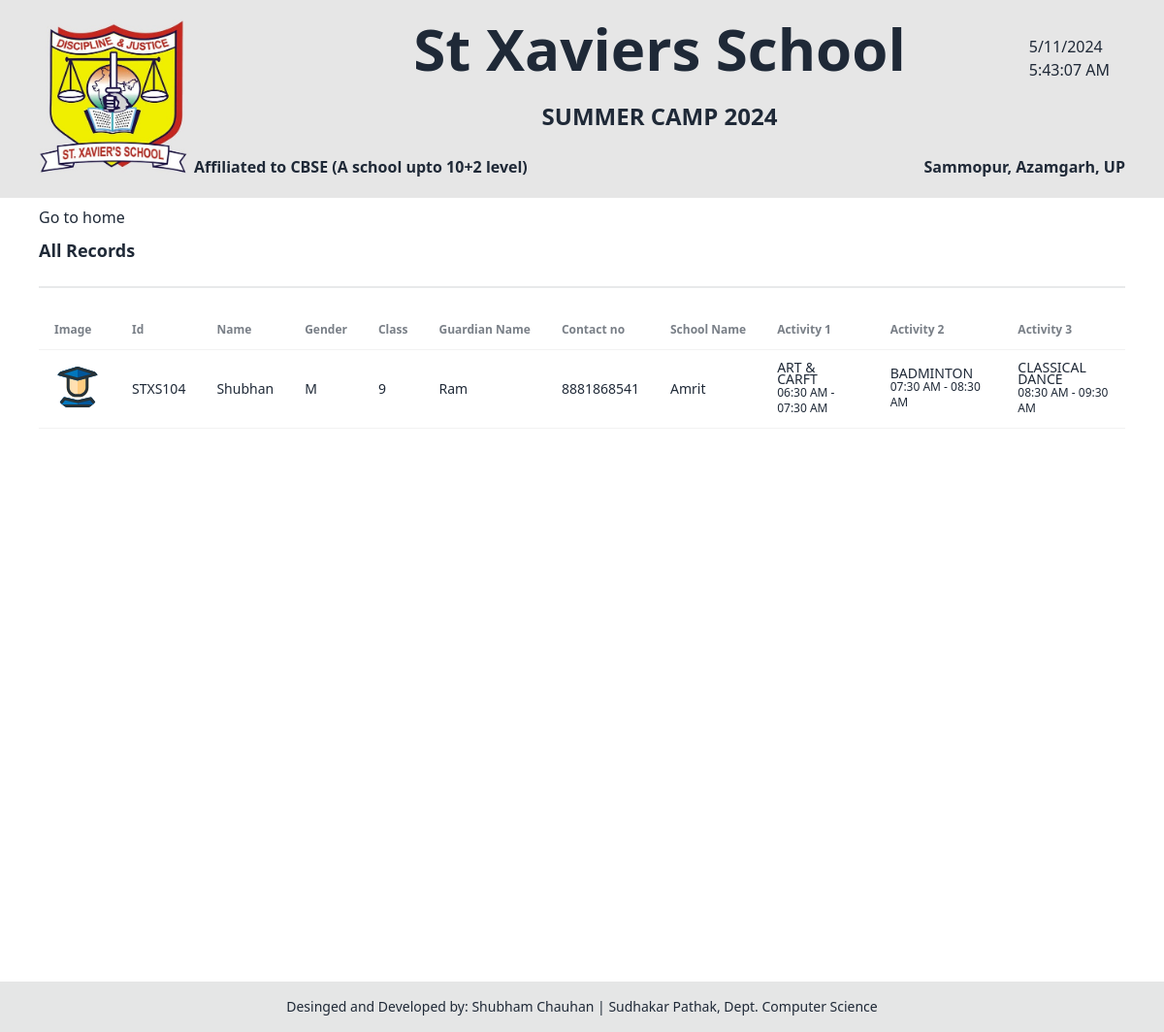
Page /all/ on the committed database.
### App/models.py (models this page shows, shortened)
class Student(models.Model):
    student_id = models.CharField(max_length=100)
    school_name = models.CharField(max_length=200, null=True, blank=True)
    other_school_name = models.CharField(max_length=200, null=True, blank=True)
    image = models.ImageField(upload_to="uploads/student/")
    student_name = models.CharField(max_length=100)
    student_gender = models.CharField(max_length=20,choices=GENDER)
    Class = models.CharField(max_length=10, choices=Klass)
    guradian_name = models.CharField(max_length=100)
    contact_number = models.CharField(max_length=10)

class Participations(models.Model):
    student = models.ForeignKey(Student, on_delete=models.CASCADE)
    activity = models.ForeignKey(Activities, on_delete=models.CASCADE)
    time = models.ForeignKey(TimeSlots, on_delete=models.CASCADE)

class Activities(models.Model):
    name = models.CharField(max_length=30)
    def __str__(self):
        return self.name

class TimeSlots(models.Model):
    for_girls = models.BooleanField(default=False)
    start = models.TimeField()
    end  = models.TimeField()
    def __str__(self):
        return self.start.strftime("%I:%M %p") + " - " + self.end.strftime("%I:%M %p")

### App/views.py (the view)
# urls.py: path('all/', views.ListAll),
def ListAll(request):
    records = []
    st = models.Student.objects.all()
    for s in st:
        p = models.Participations.objects.filter(student = s)
        records.append( (s, p) )
    return render(request, 'all.html', {"records": records})

### templates/all.html (shortened to what this page needs)
{% extends "base.html" %}
{% load static %}
{% block body %}
    {% include 'header.html' %}
    <section class="min-h-screen px-10">
        <div class="mt-2">
            <a href="/">Go to home</a>
        </div>
        <p class="font-bold text-lg mt-2">All Records</p>
        <div class="divider"></div>
        <div class="">
            <div class="overflow-x-auto">
                <table class="table">
                    <thead>
                        <tr>
                            <th>Image</th>
                            <th>Id</th>
                            <th>Name</th>
                            <th>Gender</th>
                            <th>Class</th>
                            <th>Guardian Name</th>
                            <th>Contact no</th>
                            <th>School Name</th>
                            <th>Activity 1</th>
                            <th>Activity 2</th>
                            <th>Activity 3</th>
                        </tr>
                    </thead>
                    <tbody>
                    {% for record in records %}
                        <tr class="cursor-pointer hover:bg-accent" onclick="ShowData('{{record.0.student_id}}')">
                            <td>
                                <div class="avatar">
                                    <div class="h-12 w-12 rounded-full">
                                        {% if record.0.image %}
                                        <img src="{{record.0.image.url}}">
                                        {% else %}
                                        <img src="{% static 'media/student.svg' %}" >
                                        {% endif %}
                                    </div>
                                </div>
                            </td>
                            <td>{{record.0.student_id}}</td>
                            <td>{{record.0.student_name}}</td>
                            <td>{{record.0.student_gender}}</td>
                            <td>{{record.0.Class}}</td>
                            <td>{{record.0.guradian_name}}</td>
                            <td>{{record.0.contact_number}}</td>
                            <td>{% if record.0.school_name %} {{record.0.school_name}} {% else %} {{record.0.other_school_name}} {% endif %}</td>
                            {% for act in record.1 %}
                                <td class=leading-3>
                                    {{act.activity}}<br>
                                    <span class="text-xs">
                                        {{act.time}}
                                    </span>
                                </td>
                            {% endfor %}
                        </tr>
                    {% endfor %}
                    </tbody>
                </table>
                </div>
        </div>
    </section>
    {% include 'footer.html' %}
{% endblock %}

### templates/base.html (shortened to what this page needs)
{% load static %}
<!DOCTYPE html>
<html lang="en" data-theme="light">
<head>
    <link rel="stylesheet" href="{%static 'css/output.css' %}">
</head>
<body>
    {% block body %}{% endblock %}
</body>
</html>

### templates/dialogue.html (shortened to what this page needs)
{% load static %}

### templates/header.html
{% load static %}
<header class="bg-[#e6e6e6] py-5 px-10 flex items-top shrink-0">
    <div class="">
        <a href="/">
            <img src="{% static '/media/st.jpg' %}" class="h-40 w-40">
        </a>
    </div>
    <div class="grow flex flex-col gap-4">
        <div class="relative">
            <h1 class="text-6xl font-extrabold text-center">St Xaviers School</h1>
            <div class="absolute top-4 right-4">
                <p id="header_date"></p>
                <p id="header_time"></p>
            </div>
        </div>
        <p class="text-md text-2xl font-bold text-center my-2">SUMMER CAMP 2024</p>
        <div class="flex justify-between  font-bold">
            <p>Affiliated to CBSE (A school upto 10+2 level)</p>
            <p>Sammopur, Azamgarh, UP</p>
        </div>
    </div>
</header>

### templates/footer.html
<footer class="footer footer-center p-4 bg-base-300 text-base-content">
    <aside>
        <p>Desinged and Developed by: Shubham Chauhan | Sudhakar Pathak, Dept. Computer Science</p>
    </aside>
</footer>

### rows in the picture
Student: student "STXS104", student_name "Shubhan", student_gender "M", Class "9", guradian_name "Ram", contact_number "8881868541", other_school_name "Amrit"
Participations: activity "ART & CARFT", time "06:30 AM - 07:30 AM"
Participations: activity "BADMINTON", time "07:30 AM - 08:30 AM"
Participations: activity "CLASSICAL DANCE", time "08:30 AM - 09:30 AM"
